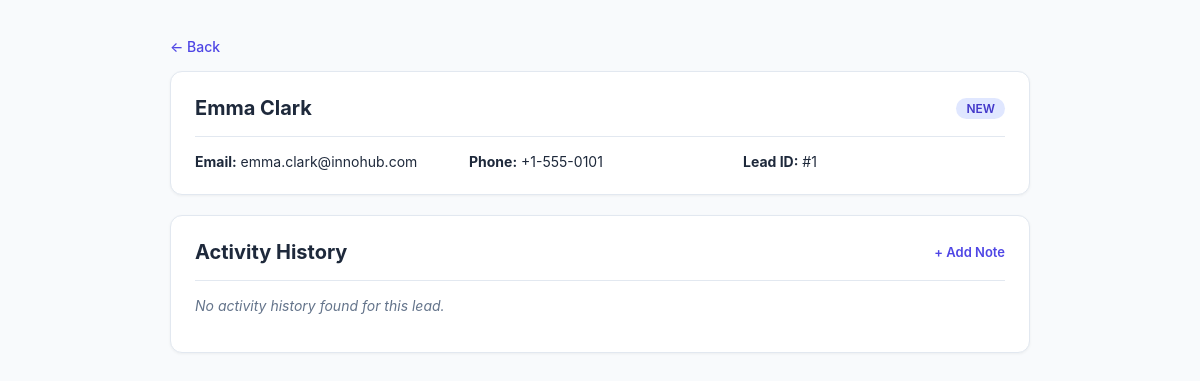
Screenshot of /lead_details.php?lead_id=1 with the database file from the repository.
### tables this page shows
CREATE TABLE IF NOT EXISTS leads (
    id            INT AUTO_INCREMENT PRIMARY KEY,
    name          VARCHAR(200) NOT NULL DEFAULT '',
    first_name    VARCHAR(100) DEFAULT '',
    last_name     VARCHAR(100) DEFAULT '',
    email         VARCHAR(255) DEFAULT '',
    phone         VARCHAR(50)  DEFAULT '',
    company       VARCHAR(255) DEFAULT '',
    source        VARCHAR(100) DEFAULT '',
    status        VARCHAR(50)  NOT NULL DEFAULT 'new',
    stage         VARCHAR(50)  NOT NULL DEFAULT 'new',
    assigned_to   INT          DEFAULT NULL,
    notes         TEXT         DEFAULT NULL,
    created_at    TIMESTAMP    NOT NULL DEFAULT CURRENT_TIMESTAMP,
    updated_at    TIMESTAMP    NOT NULL DEFAULT CURRENT_TIMESTAMP ON UPDATE CURRENT_TIMESTAMP,
    FOREIGN KEY (assigned_to) REFERENCES users(id) ON DELETE SET NULL
);

### lead_details.php (called while the page is built)
<?php
require_once __DIR__ . '/backend/lead_details.php';

### backend/lead_details.php (the view, shortened to what this page needs)
<?php
$leadId = filter_input(INPUT_GET, 'lead_id', FILTER_VALIDATE_INT);
try {
    $pdo = getDatabaseConnection();
    $leadStmt = $pdo->prepare(
        'SELECT id,
                COALESCE(NULLIF(name, ""), CONCAT(COALESCE(first_name, ""), " ", COALESCE(last_name, ""))) AS name,
                email, phone, status, stage
         FROM leads
         WHERE id = :lead_id'
    );
    $leadStmt->execute(['lead_id' => $leadId]);
    $lead = $leadStmt->fetch(PDO::FETCH_ASSOC);
    $activityStmt = $pdo->prepare(
        'SELECT id,
                COALESCE(activity_type, action, "Activity") AS activity_type,
                COALESCE(description, note, "") AS description,
                created_by, created_at
         FROM activity_logs
         WHERE lead_id = :lead_id
         ORDER BY created_at DESC, id DESC'
    );
    $activityStmt->execute(['lead_id' => $leadId]);
    $activities = $activityStmt->fetchAll(PDO::FETCH_ASSOC);
} catch (Throwable $e) {
    http_response_code(500);
    exit('Database error: ' . htmlspecialchars($e->getMessage(), ENT_QUOTES, 'UTF-8'));
}
function e(?string $value): string
{
    return htmlspecialchars($value ?? '', ENT_QUOTES, 'UTF-8');
}
?>
<!DOCTYPE html>
<html lang="en">
<head>
</head>
<body>
<div class="container">
    <a href="javascript:history.back()" class="btn-back">← Back</a>
    <div class="card">
        <div class="header">
            <h1><?= e($lead['name']) ?></h1>
            <span class="badge"><?= e($lead['status'] ?? $lead['stage'] ?? 'new') ?></span>
        </div>
        <div class="lead-meta">
            <div><strong>Email:</strong> <?= e($lead['email']) ?></div>
            <div><strong>Phone:</strong> <?= e($lead['phone']) ?></div>
            <div><strong>Lead ID:</strong> #<?= (int)$lead['id'] ?></div>
        </div>
    </div>
    <div class="card">
        <div class="header">
            <h2>Activity History</h2>
            <a href="add_note.php?lead_id=<?= (int)$lead['id'] ?>" style="font-size: 13px; color: #4f46e5; text-decoration: none; font-weight: 600;">+ Add Note</a>
        </div>
        <?php if (empty($activities)): ?>
            <p class="empty">No activity history found for this lead.</p>
        <?php endif; ?>
    </div>
</div>
</body>
</html>

### backend/lead_details.php (style rules this page uses)
body { font-family: -apple-system, BlinkMacSystemFont, 'Segoe UI', Roboto, sans-serif; margin: 0; background: #f8fafc; color: #1e293b; }
.container { max-width: 860px; margin: 36px auto; padding: 0 20px; }
.card { background: #fff; border: 1px solid #e2e8f0; border-radius: 12px; padding: 24px; margin-bottom: 20px; box-shadow: 0 1px 3px rgba(0,0,0,0.05); }
.header { display: flex; justify-content: space-between; align-items: center; border-bottom: 1px solid #e2e8f0; padding-bottom: 16px; margin-bottom: 16px; }
h1, h2 { margin: 0; font-size: 20px; }
.lead-meta { display: grid; grid-template-columns: repeat(auto-fit, minmax(200px, 1fr)); gap: 12px; font-size: 14px; }
.badge { display: inline-block; padding: 3px 10px; border-radius: 9999px; font-size: 12px; font-weight: 600; text-transform: uppercase; background: #e0e7ff; color: #4338ca; }
.empty { color: #64748b; font-style: italic; font-size: 14px; }
.btn-back { display: inline-block; margin-bottom: 16px; text-decoration: none; color: #4f46e5; font-size: 14px; font-weight: 500; }

### rows the page displays
leads: status "NEW", email "emma.clark@innohub.com", phone "+1-555-0101", id "1"

### other values shown
$lead['name'] "Emma Clark"
